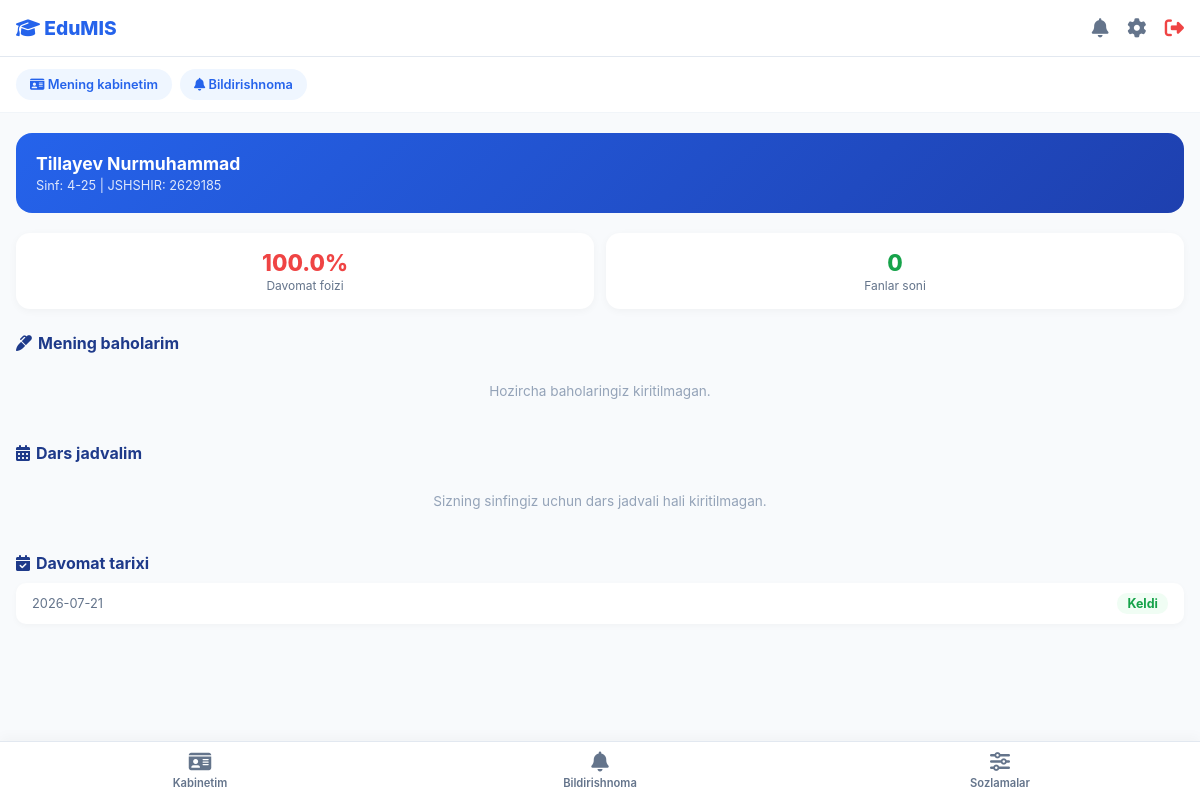
/mening-kabinetim (signed in), run on the app's committed database.
### tables this page shows
CREATE TABLE users (
        id INTEGER PRIMARY KEY AUTOINCREMENT,
        username TEXT UNIQUE NOT NULL,
        password TEXT NOT NULL,
        role TEXT NOT NULL,
        full_name TEXT NOT NULL,
        gender TEXT
    , phone TEXT, email TEXT, position TEXT, theme TEXT DEFAULT 'light', language TEXT DEFAULT 'uz', notify_grades INTEGER DEFAULT 1, notify_attendance INTEGER DEFAULT 1, notify_homework INTEGER DEFAULT 1);

CREATE TABLE students (
        id INTEGER PRIMARY KEY AUTOINCREMENT,
        user_id INTEGER NOT NULL,
        class_id TEXT,
        birth_date TEXT,
        FOREIGN KEY(user_id) REFERENCES users(id) ON DELETE CASCADE
    );

CREATE TABLE attendance (
        id INTEGER PRIMARY KEY AUTOINCREMENT,
        student_id INTEGER NOT NULL,
        date TEXT NOT NULL,
        status TEXT NOT NULL,
        UNIQUE(student_id, date),
        FOREIGN KEY(student_id) REFERENCES students(id) ON DELETE CASCADE
    );

### app.py (the view)
@app.route('/mening-kabinetim')
@role_required('student')
def my_profile():
    conn = get_db_connection()
    student = conn.execute(
        'SELECT s.id, u.full_name, s.class_id, s.birth_date, u.gender, u.username as jshshir '
        'FROM students s JOIN users u ON s.user_id = u.id WHERE s.user_id = ?',
        (session['user_id'],)
    ).fetchone()
    if not student:
        conn.close()
        flash("O'quvchi profili topilmadi. Administrator bilan bog'laning.", "error")
        return redirect(url_for('login'))
    grades = conn.execute(
        'SELECT subject, q1, q2, q3, q4, final FROM quarterly_grades WHERE student_id = ? ORDER BY subject',
        (student['id'],)
    ).fetchall()
    attendance_records = conn.execute(
        'SELECT date, status FROM attendance WHERE student_id = ? ORDER BY date DESC',
        (student['id'],)
    ).fetchall()
    total = len(attendance_records)
    present = sum(1 for a in attendance_records if a['status'] == 'Keldi')
    attendance_rate = round((present / total) * 100, 1) if total else 0
    lessons = conn.execute(
        'SELECT lesson_time, subject_name, room_number, class_id FROM timetable '
        'WHERE class_id = ? ORDER BY lesson_time',
        (student['class_id'],)
    ).fetchall()
    conn.close()
    return render_template(
        'my_profile.html',
        student=student,
        grades=grades,
        attendance_records=attendance_records,
        attendance_rate=attendance_rate,
        lessons=lessons,
    )

### app.py (called while the page is built)
def t(key):
    lang = session.get('language', 'uz')
    return translate(key, lang)

def get_db_connection():
    conn = sqlite3.connect(DB_NAME)
    conn.row_factory = sqlite3.Row
    conn.execute('PRAGMA foreign_keys = ON')
    return conn

def role_required(*roles):
    def decorator(view):
        @wraps(view)
        def wrapped(*args, **kwargs):
            if 'user_id' not in session:
                flash("Iltimos, avval tizimga kiring.", "error")
                return redirect(url_for('login'))
            if session.get('role') not in roles:
                flash("Bu amal uchun sizda ruxsat yo'q.", "error")
                return redirect(url_for('dashboard'))
            return view(*args, **kwargs)
        return wrapped
    return decorator

### translations.py (called while the page is built)
def translate(key, lang='uz'):
    entry = TRANSLATIONS.get(key)
    if not entry:
        return key
    return entry.get(lang) or entry.get('uz') or key

### templates/my_profile.html
{% extends 'base.html' %}
{% block content %}
<div style="padding: 0 16px; margin-top: 20px; padding-bottom: 60px;">
    <div style="background: linear-gradient(135deg, #2563eb, #1e40af); border-radius: 16px; padding: 20px; color: white; margin-bottom: 20px;">
        <h3 style="font-size: 1.1rem; font-weight: 700;">{{ student.full_name }}</h3>
        <p style="font-size: 0.8rem; opacity: 0.85; margin-top: 4px;">
            {{ t('my_profile_class_label') }}: {{ student.class_id or t('my_profile_unassigned') }} | {{ t('my_profile_id_label') }}: {{ student.jshshir }}
        </p>
    </div>
    <div style="display: grid; grid-template-columns: 1fr 1fr; gap: 12px; margin-bottom: 24px;">
        <div style="background: white; border-radius: 14px; padding: 16px; box-shadow: 0 2px 8px rgba(0,0,0,0.04); text-align: center;">
            <h2 style="font-size: 1.4rem; font-weight: 800; color: #ef4444;">{{ attendance_rate }}%</h2>
            <p style="font-size: 0.75rem; color: #64748b; margin-top: 2px;">{{ t('my_profile_attendance_rate') }}</p>
        </div>
        <div style="background: white; border-radius: 14px; padding: 16px; box-shadow: 0 2px 8px rgba(0,0,0,0.04); text-align: center;">
            <h2 style="font-size: 1.4rem; font-weight: 800; color: #16a34a;">{{ grades|length }}</h2>
            <p style="font-size: 0.75rem; color: #64748b; margin-top: 2px;">{{ t('my_profile_subject_count') }}</p>
        </div>
    </div>
    <h4 style="font-size: 1rem; font-weight: 700; color: #1e3a8a; margin-bottom: 10px;">
        <i class="fa-solid fa-marker" style="margin-right: 6px;"></i>{{ t('my_profile_grades_title') }}
    </h4>
    <div style="display: flex; flex-direction: column; gap: 8px; margin-bottom: 24px;">
        {% for g in grades %}
        <div style="background: white; border-radius: 12px; padding: 12px 16px; box-shadow: 0 2px 8px rgba(0,0,0,0.03); display: flex; justify-content: space-between; align-items: center;">
            <span style="font-size: 0.85rem; font-weight: 600; color: #0f172a;">{{ g.subject }}</span>
            <div style="display: flex; gap: 10px; font-size: 0.8rem; color: #64748b;">
                <span>I: {{ g.q1 or "-" }}</span>
                <span>II: {{ g.q2 or "-" }}</span>
                <span>III: {{ g.q3 or "-" }}</span>
                <span>IV: {{ g.q4 or "-" }}</span>
                <span style="font-weight: 700; color: #2563eb;">{{ t('grades_final') }}: {{ g.final or "-" }}</span>
            </div>
        </div>
        {% else %}
        <p style="text-align: center; color: #94a3b8; padding: 20px; font-size: 0.85rem;">{{ t('my_profile_grades_empty') }}</p>
        {% endfor %}
    </div>
    <h4 style="font-size: 1rem; font-weight: 700; color: #1e3a8a; margin-bottom: 10px;">
        <i class="fa-solid fa-calendar-days" style="margin-right: 6px;"></i>{{ t('my_profile_schedule_title') }}
    </h4>
    <div style="display: flex; flex-direction: column; gap: 8px; margin-bottom: 24px;">
        {% for lesson in lessons %}
        <div style="background: white; border-radius: 12px; padding: 12px 16px; box-shadow: 0 2px 8px rgba(0,0,0,0.03); display: flex; justify-content: space-between; align-items: center; border-left: 4px solid #2563eb;">
            <div>
                <span style="font-size: 0.85rem; font-weight: 600; color: #0f172a;">{{ lesson.subject_name }}</span>
                <p style="font-size: 0.75rem; color: #64748b; margin-top: 2px;">{{ lesson.room_number }}</p>
            </div>
            <span style="font-size: 0.85rem; font-weight: 700; color: #2563eb;">{{ lesson.lesson_time }}</span>
        </div>
        {% else %}
        <p style="text-align: center; color: #94a3b8; padding: 20px; font-size: 0.85rem;">{{ t('my_profile_schedule_empty') }}</p>
        {% endfor %}
    </div>
    <h4 style="font-size: 1rem; font-weight: 700; color: #1e3a8a; margin-bottom: 10px;">
        <i class="fa-solid fa-calendar-check" style="margin-right: 6px;"></i>{{ t('my_profile_attendance_title') }}
    </h4>
    <div style="display: flex; flex-direction: column; gap: 6px;">
        {% for a in attendance_records %}
        <div style="background: white; border-radius: 10px; padding: 10px 16px; box-shadow: 0 2px 6px rgba(0,0,0,0.03); display: flex; justify-content: space-between; align-items: center;">
            <span style="font-size: 0.8rem; color: #64748b;">{{ a.date }}</span>
            {% if a.status == 'Keldi' %}
            <span style="font-size: 0.78rem; font-weight: 700; color: #16a34a; background: #f0fdf4; padding: 3px 10px; border-radius: 10px;">{{ t('attendance_present') }}</span>
            {% else %}
            <span style="font-size: 0.78rem; font-weight: 700; color: #ef4444; background: #fef2f2; padding: 3px 10px; border-radius: 10px;">{{ t('attendance_absent') }}</span>
            {% endif %}
        </div>
        {% else %}
        <p style="text-align: center; color: #94a3b8; padding: 20px; font-size: 0.85rem;">{{ t('my_profile_attendance_empty') }}</p>
        {% endfor %}
    </div>
</div>
{% endblock %}

### templates/base.html (style rules this page uses)
:root { --bg-light: #f8fafc; --primary-blue: #2563eb; --text-dark: #0f172a; --text-muted: #64748b; --card-bg: white; --border-color: #e2e8f0; }
* { margin: 0; padding: 0; box-sizing: border-box; font-family: '-apple-system', BlinkMacSystemFont, "Segoe UI", Roboto, Helvetica, Arial, sans-serif; }
body { background-color: var(--bg-light); color: var(--text-dark); padding-bottom: 80px; }

### data on the page
users: full_name "Tillayev Nurmuhammad", jshshir "2629185"
students: class "4-25"
attendance: date "2026-07-21", status "Keldi"

### other printed values
{{ t('nav_my_profile') }} "Mening kabinetim"
{{ t('nav_notifications') }} "Bildirishnoma"
{{ t('my_profile_class_label') }} "Sinf"
{{ t('my_profile_id_label') }} "JSHSHIR"
{{ attendance_rate }} "100.0"
{{ t('my_profile_attendance_rate') }} "Davomat foizi"
{{ grades|length }} "0"
{{ t('my_profile_subject_count') }} "Fanlar soni"
{{ t('my_profile_grades_title') }} "Mening baholarim"
{{ t('my_profile_grades_empty') }} "Hozircha baholaringiz kiritilmagan."
{{ t('my_profile_schedule_title') }} "Dars jadvalim"
{{ t('my_profile_schedule_empty') }} "Sizning sinfingiz uchun dars jadvali hali kiritilmagan."
{{ t('my_profile_attendance_title') }} "Davomat tarixi"
{{ t('nav_cabinet') }} "Kabinetim"
{{ t('nav_settings') }} "Sozlamalar"
